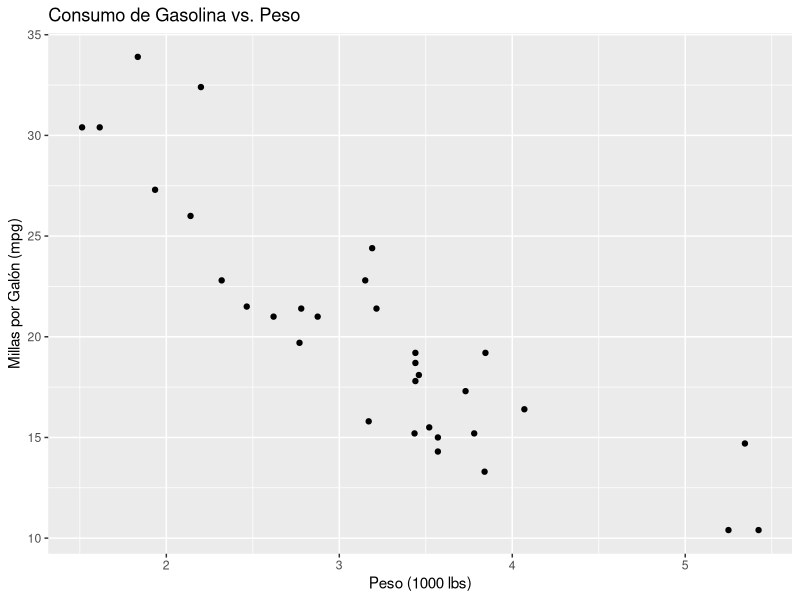
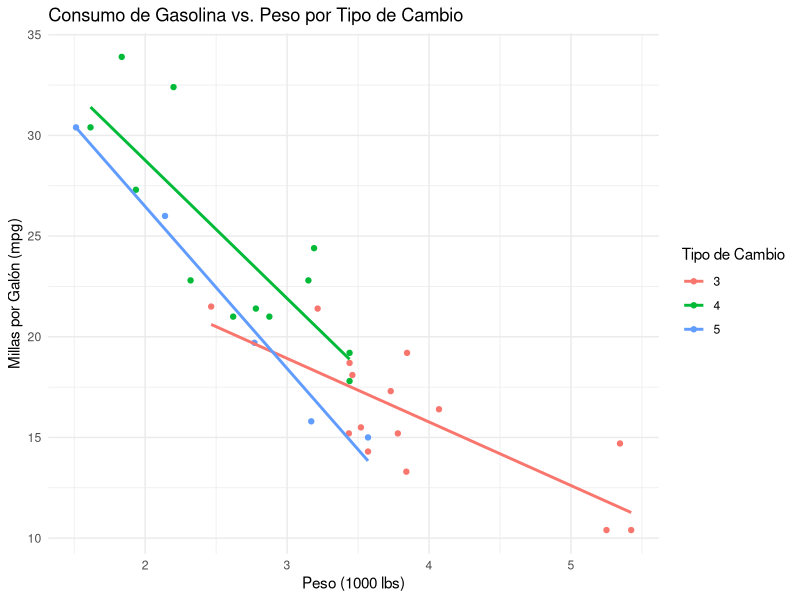
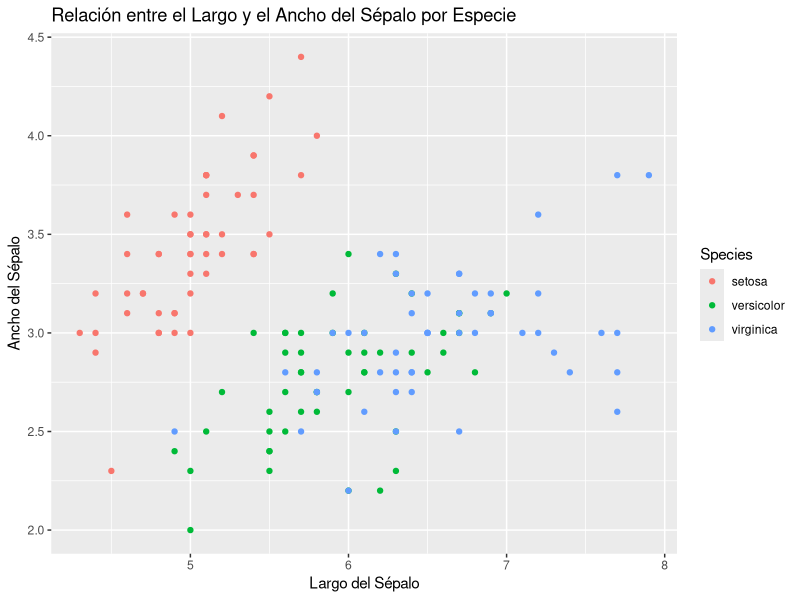
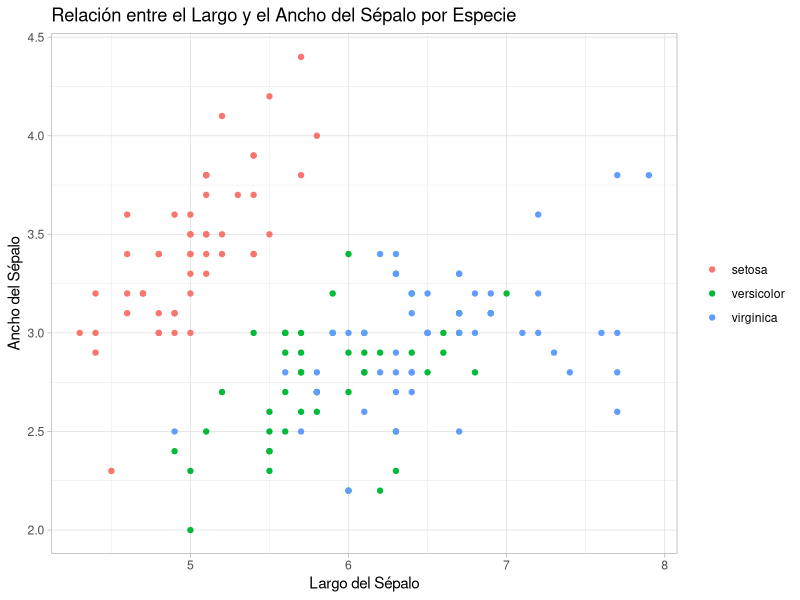
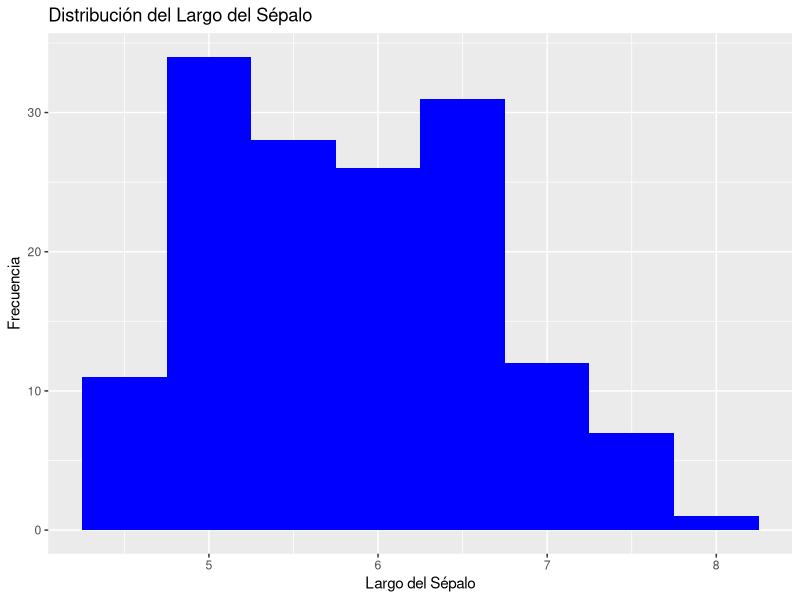
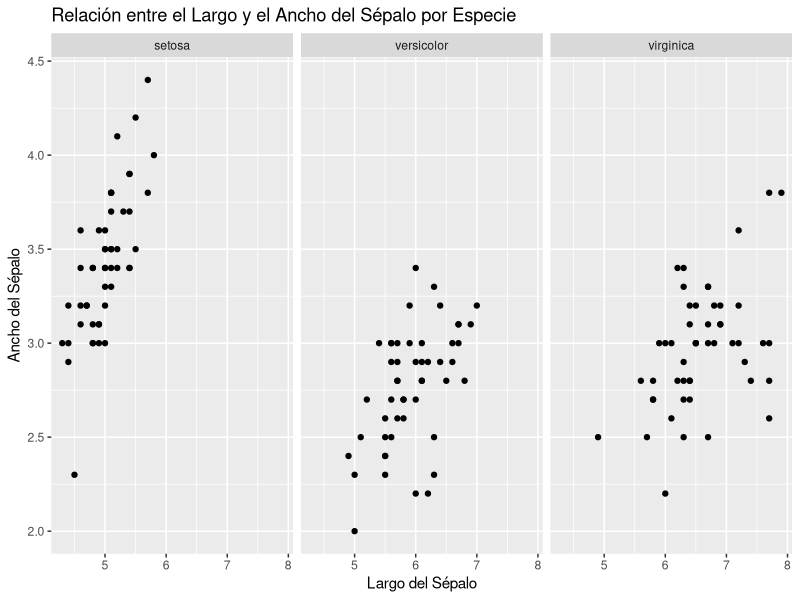

Generate these figures, in order, with R:
## ---- chunk 1
library(ggplot2)
## ---- chunk 2
ggplot(data = mtcars, aes(x = wt, y = mpg)) + 
  geom_point() +
  labs(title = "Consumo de Gasolina vs. Peso",
       x = "Peso (1000 lbs)",
       y = "Millas por Galón (mpg)")

## ---- chunk 3
ggplot(data = mtcars, aes(x = wt, y = mpg, color = factor(gear))) + 
  geom_point() +
  geom_smooth(method = "lm", se = FALSE) +
  labs(title = "Consumo de Gasolina vs. Peso por Tipo de Cambio",
       x = "Peso (1000 lbs)",
       y = "Millas por Galón (mpg)",
       color = "Tipo de Cambio") +
  theme_minimal()

## ---- chunk 4
ggplot(data = iris, aes(x = Sepal.Length, y = Sepal.Width, color = Species)) + 
  geom_point() +
  labs(title = "Relación entre el Largo y el Ancho del Sépalo por Especie",
       x = "Largo del Sépalo",
       y = "Ancho del Sépalo")

## ---- chunk 5
ggplot(data = iris, aes(x = Sepal.Length, y = Sepal.Width, color = Species)) + 
  geom_point() +
  labs(title = "Relación entre el Largo y el Ancho del Sépalo por Especie",
       x = "Largo del Sépalo",
       y = "Ancho del Sépalo") +
  theme_light() +
  theme(legend.title = element_blank())

## ---- chunk 6
ggplot(data = iris, aes(x = Sepal.Length)) + 
  geom_histogram(binwidth = 0.5, fill = "blue") +
  labs(title = "Distribución del Largo del Sépalo",
       x = "Largo del Sépalo",
       y = "Frecuencia")

## ---- chunk 7
ggplot(data = iris, aes(x = Sepal.Length, y = Sepal.Width)) + 
  geom_point() +
  facet_wrap(~ Species) +
  labs(title = "Relación entre el Largo y el Ancho del Sépalo por Especie",
       x = "Largo del Sépalo",
       y = "Ancho del Sépalo")

